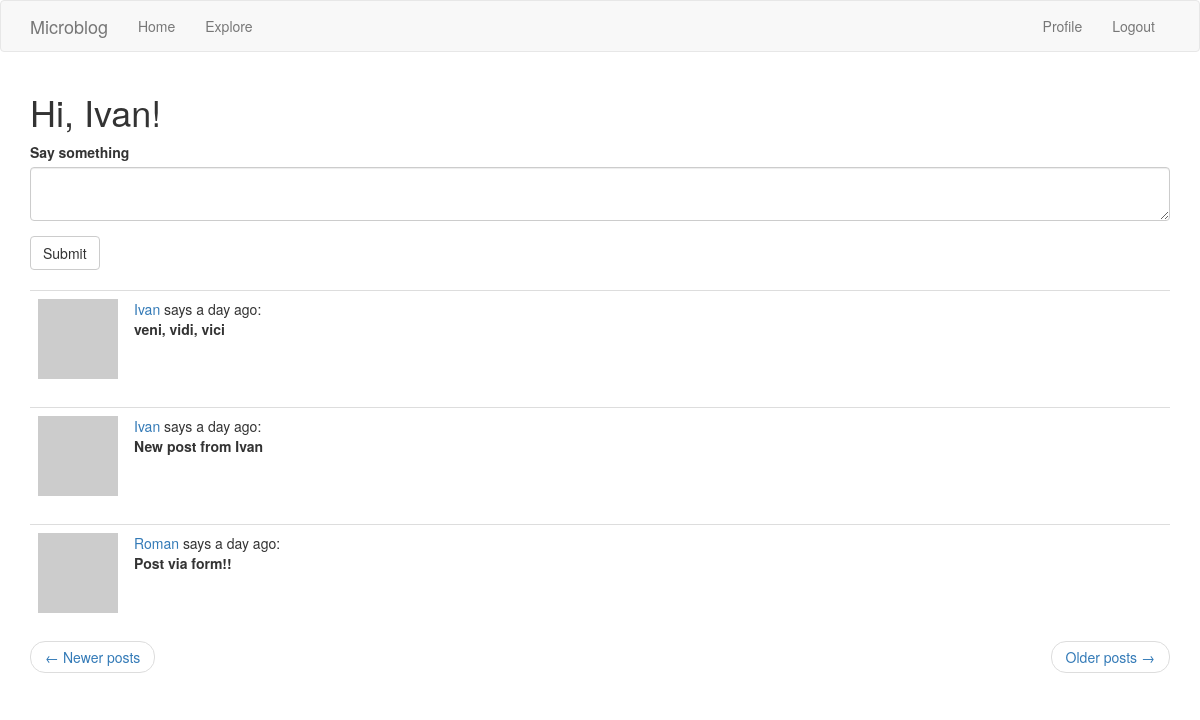
Screenshot of /?page=3 (signed in) with the database file from the repository.
### blog/models.py (models this page shows, shortened)
class User(UserMixin, db.Model):
    __tablename__ = 'users'
    id = db.Column(db.Integer, primary_key=True)
    username = db.Column(db.String(64), index=True, unique=True)
    email = db.Column(db.String(128), index=True, unique=True)
    password_hash = db.Column(db.String(128))
    posts = db.relationship('Post', backref='author', lazy='dynamic')
    about_me = db.Column(db.String(160))
    last_seen = db.Column(db.DateTime, default=datetime.utcnow)
    followed = db.relationship('User',
                               secondary=followed_followers,
                               primaryjoin=(followed_followers.c.follower_id == id),
                               secondaryjoin=(followed_followers.c.followed_id == id),
                               backref=db.backref('followers', lazy='dynamic'),
                               lazy='dynamic')
    def get_avatar(self, size):
        avatar = md5(self.email.lower().encode('utf-8')).hexdigest()
        return f'https://www.gravatar.com/avatar/{avatar}?d=identicon&s={size}'
    def get_followed_posts(self):
        followed = Post.query.\
            join(followed_followers, (followed_followers.c.followed_id == Post.user_id)).\
            filter(followed_followers.c.follower_id == self.id)
        own = Post.query.filter_by(user_id=self.id)
        return followed.union(own).order_by(Post.timestamp.desc())

class Post(db.Model):
    __tablename__ = 'posts'
    id = db.Column(db.Integer, primary_key=True)
    body = db.Column(db.String(140))
    timestamp = db.Column(db.DateTime, index=True, default=datetime.utcnow)
    user_id = db.Column(db.Integer, db.ForeignKey('users.id'))

### blog/routes.py (the view)
@app.route('/', methods=['GET', 'POST'])
@login_required
def index():
    form = PostForm()
    if form.validate_on_submit():
        post = Post(body=form.post.data, author=current_user)
        db.session.add(post)
        db.session.commit()
        flash('Your post is live now!', 'info')
        return redirect(url_for('index'))
    page = request.args.get('page', 1, type=int)
    posts = current_user.get_followed_posts().paginate(page, app.config['POST_PER_PAGE'], False)
    next_url = url_for('index', page=posts.next_num) if posts.has_next else None
    prev_url = url_for('index', page=posts.prev_num) if posts.has_prev else None
    return render_template('index.html', posts=posts.items, form=form, next_url=next_url, prev_url=prev_url)

### blog/forms.py
class PostForm(FlaskForm):
    post = TextAreaField('Say something', validators=[DataRequired(), Length(min=0, max=140)])
    submit = SubmitField('Submit')

### blog/models.py (called while the page is built)
@login.user_loader
def load_user(user_id):
    return User.query.get(int(user_id))

### blog/routes.py (called while the page is built)
@app.before_request
def before_request():
    if current_user.is_authenticated:
        current_user.last_seen = datetime.utcnow()
        db.session.commit()

### blog/templates/index.html
{% extends "base.html" %}
{% import 'bootstrap/wtf.html' as wtf %}
{% block app_content %}
    <h1>Hi, {{ current_user.username }}!</h1>
    <div class="row">
        <div class="col-md-12">
            {% if form %}
            {{ wtf.quick_form(form) }}
            <br>
            {% endif %}
        </div>
    </div>
    {% for post in posts %}
        {% include '_post.html' %}
    {% endfor %}
    {% include '_pagination.html' %}
{% endblock %}

### blog/templates/_post.html
 <table class="table table-hover">
        <tr>
            <td width="70px">
                <a href="{{ url_for('user', username=post.author.username) }}">
                    <img src="{{ post.author.get_avatar(80) }}" />
                </a>
            </td>
            <td>
                <a href="{{ url_for('user', username=post.author.username) }}">
                    {{ post.author.username }}
                </a>
                says {{ moment(post.timestamp).fromNow() }}:
                <br>
                <b>{{ post.body }}</b>
                <br>
            </td>
        </tr>
    </table>

### rows the page displays
User: username "Ivan"
Post: author.username "Ivan", timestamp "a day ago", body "veni, vidi, vici"
Post: author.username "Ivan", timestamp "a day ago", body "New post from Ivan"
Post: author.username "Roman", timestamp "a day ago", body "Post via form!!"
